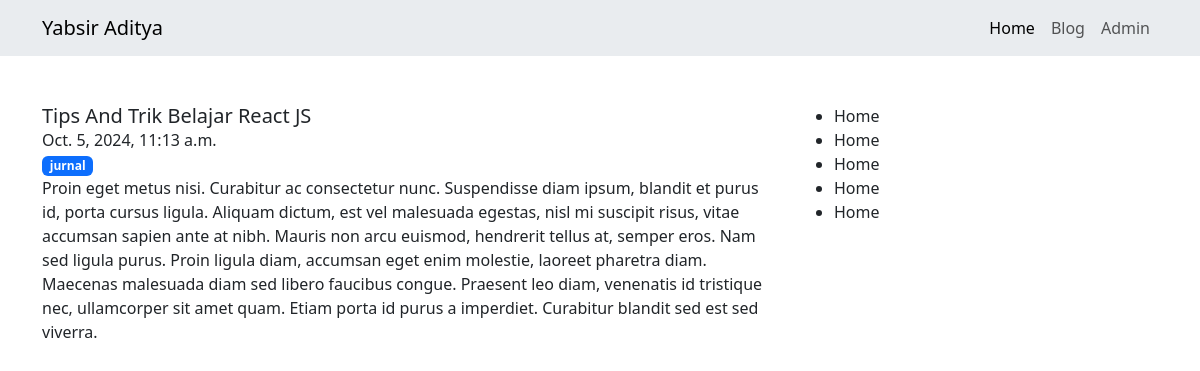
The page /blog/detail/tips-and-trik-belajar-react-js/ on the database its author committed.
### blog/models.py (models this page shows, shortened)
class Artikel(models.Model):
    judul = models.CharField(max_length=255)
    isi = models.TextField()
    kategori = models.ForeignKey(Kategori, on_delete=models.CASCADE)
    slugArtikel = models.SlugField(editable=False, blank=True)
    publicDate = models.DateTimeField(auto_now_add=True)
    update = models.DateTimeField(auto_now_add=True)

class Kategori(models.Model):
    nama = models.CharField(max_length=255)
    slugKategori =models.SlugField(editable=False, blank=True)

### blog/views.py (the view)
# urls.py: path('detail/<slug:slugInput>/', views.detail_artikel),
def detail_artikel(request, slugInput):
    detail_article = Artikel.objects.get(slugArtikel=slugInput)
    context = {
        'title':'Detail Article',
        'heading':'Selamat Datang Di Halaman Detail',
        'DetailArticle': detail_article,
    }
    return render(request, 'detail.html', context)

### blog/templates/detail.html (shortened to what this page needs)
{% extends "base.html" %}
{% block contents %}
    <div class="row mt-5">
        <div class="col-md-8">
            <h5 class="card-title">{{DetailArticle.judul}}</h5>
            <span>{{DetailArticle.publicDate}}</span>
            <br>
            <span class="badge text-bg-primary">{{DetailArticle.kategori.nama}}</span>
            <p class="card-text">{{DetailArticle.isi}}<p>
        </div>
        <div class="col-md-4">
            <ul>
                <li>Home</li>
                <li>Home</li>
                <li>Home</li>
                <li>Home</li>
                <li>Home</li>
            </ul>
        </div>
    </div>
{% endblock contents %}

### rows shown on the page
Artikel: judul "Tips And Trik Belajar React JS", publicDate "Oct. 5, 2024, 11:13 a.m.", kategori.nama "jurnal", isi "Proin eget metus nisi. Curabitur ac consectetur nunc. Suspendisse diam ipsum, blandit et purus id, porta cursus ligula. Aliquam dictum, est vel malesuada egestas, nisl mi suscipit risus, vitae accumsan sapien ante at nibh. Mauris non arcu euismod, hendrerit tellus at, semper eros. Nam sed ligula purus. Proin ligula diam, accumsan eget enim molestie, laoreet pharetra diam. Maecenas malesuada diam sed libero faucibus congue. Praesent leo diam, venenatis id tristique nec, ullamcorper sit amet quam. Etiam porta id purus a imperdiet. Curabitur blandit sed est sed viverra."
